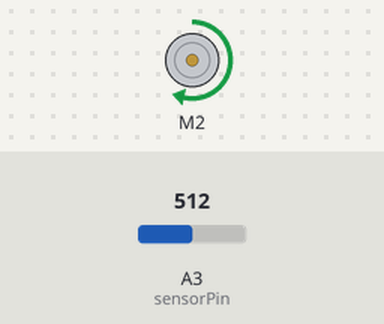
Simulated run of this sketch. Board: Arduino Uno, built with avr-gcc and run on an emulated ATmega328P. Shown: DC motor (green arrow = forward, orange = backward, longer = faster). The test bench sets the inputs (shaded band); at power-on: A3 (sensorPin) = 512. What the sketch prints to the serial monitor is not drawn.

Above: at 1.2 s.
1.3 s: A3 (sensorPin) set to 0
At 1.66 s:
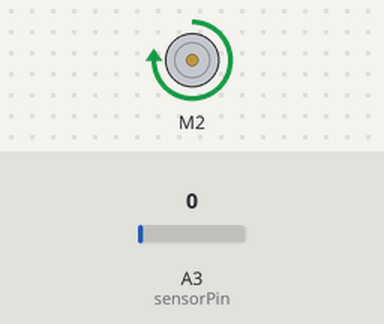
4.3 s: A3 (sensorPin) set to 122
At 4.68 s:
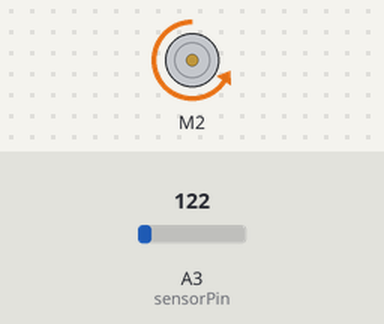
7.3 s: A3 (sensorPin) set to 0
At 8.91 s:
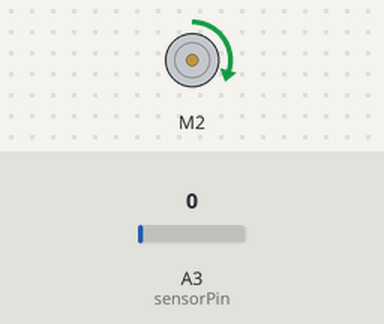
Timing chart, 0 to 22.3 s (numbered marks = the images above; inputs shaded):
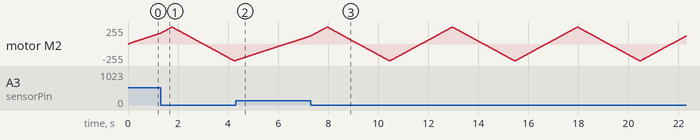

The sketch:

Demo.ino
```cpp
#include "DualVNH5019MotorShield.h"

//DualVNH5019MotorShield md(2, 7, 6, A0, 2, 7, 12, A1);
DualVNH5019MotorShield md;
int sensorPin = A3;
int sensorValue = 0;
int delay_motor = 2;

void stopIfFault()
{
  if (md.getM1Fault())
  {
    Serial.println("M1 fault");
    while(1);
  }
  if (md.getM2Fault())
  {
    Serial.println("M2 fault");
    while(1);
  }
}

void setup()
{
  Serial.begin(9600);
  Serial.println("Dual VNH5019 Motor Shield");
  md.init();
}

void loop()
{
  for (int i = 0; i <= 400; i++)
  {
    md.setM2Speed(i);
    stopIfFault();
    sensorValue = analogRead(sensorPin);
    Serial.println(sensorValue);
    delay(delay_motor);
  }

  for (int i = 400; i >= -400; i--)
  {
    md.setM2Speed(i);
    stopIfFault();
    sensorValue = analogRead(sensorPin);
    Serial.println(sensorValue);
    delay(delay_motor);
  }

  for (int i = -400; i <= 0; i++)
  {
    md.setM2Speed(i);
    stopIfFault();
    sensorValue = analogRead(sensorPin);
    Serial.println(sensorValue);
    delay(delay_motor);
  }
}
```
